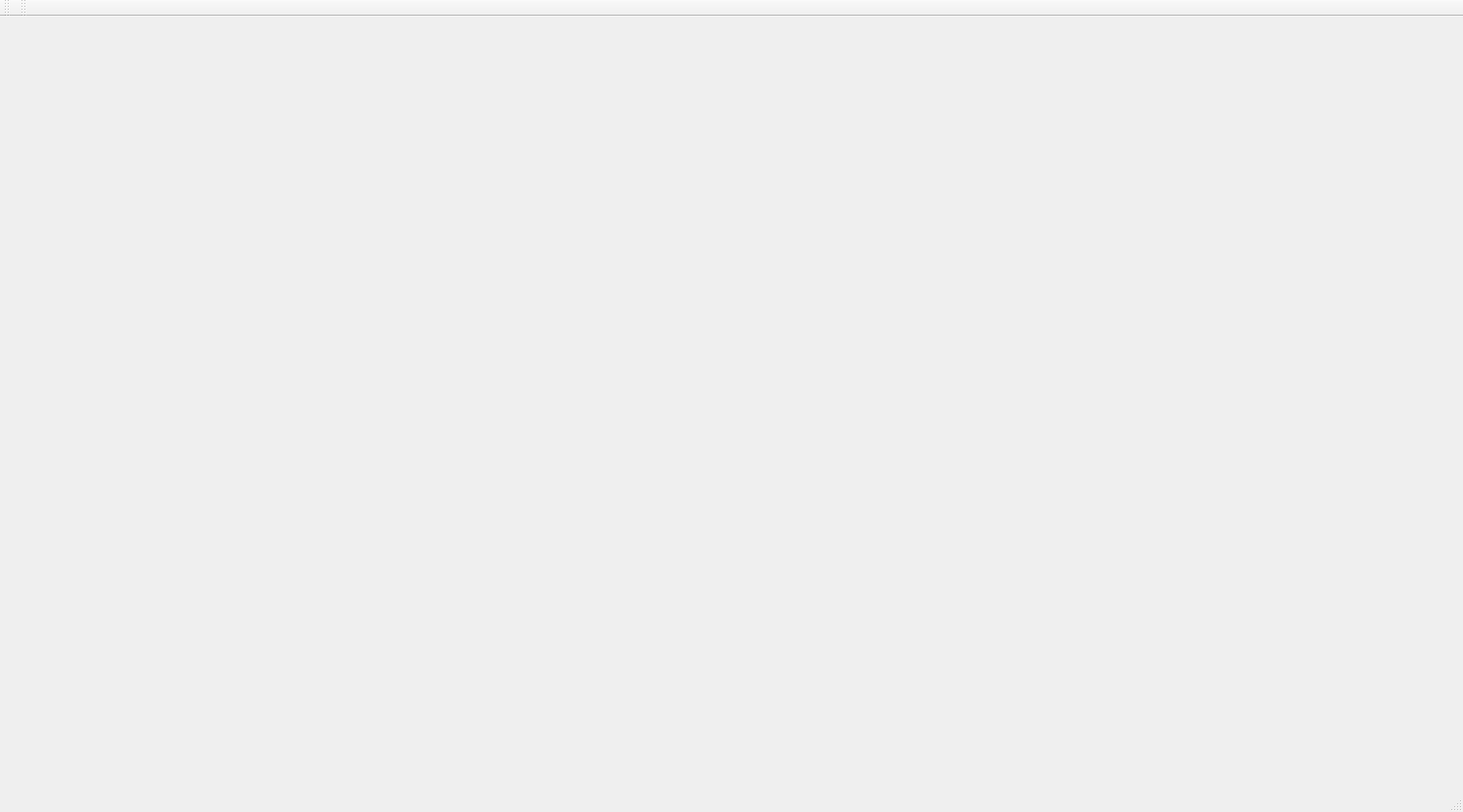
<?xml version="1.0" encoding="UTF-8"?>
<ui version="4.0">
 <class>MainWindow</class>
 <widget class="QMainWindow" name="MainWindow">
  <property name="geometry">
   <rect>
    <x>0</x>
    <y>0</y>
    <width>1497</width>
    <height>831</height>
   </rect>
  </property>
  <property name="windowTitle">
   <string>MainWindow</string>
  </property>
  <widget class="QWidget" name="centralwidget"/>
  <widget class="QMenuBar" name="menuBar">
   <property name="geometry">
    <rect>
     <x>0</x>
     <y>0</y>
     <width>1497</width>
     <height>26</height>
    </rect>
   </property>
  </widget>
  <widget class="QStatusBar" name="statusBar"/>
  <widget class="QToolBar" name="toolBar">
   <property name="windowTitle">
    <string>toolBar</string>
   </property>
   <attribute name="toolBarArea">
    <enum>TopToolBarArea</enum>
   </attribute>
   <attribute name="toolBarBreak">
    <bool>false</bool>
   </attribute>
  </widget>
  <widget class="QToolBar" name="toolBar_2">
   <property name="windowTitle">
    <string>toolBar_2</string>
   </property>
   <attribute name="toolBarArea">
    <enum>TopToolBarArea</enum>
   </attribute>
   <attribute name="toolBarBreak">
    <bool>false</bool>
   </attribute>
  </widget>
 </widget>
 <resources/>
 <connections/>
</ui>
